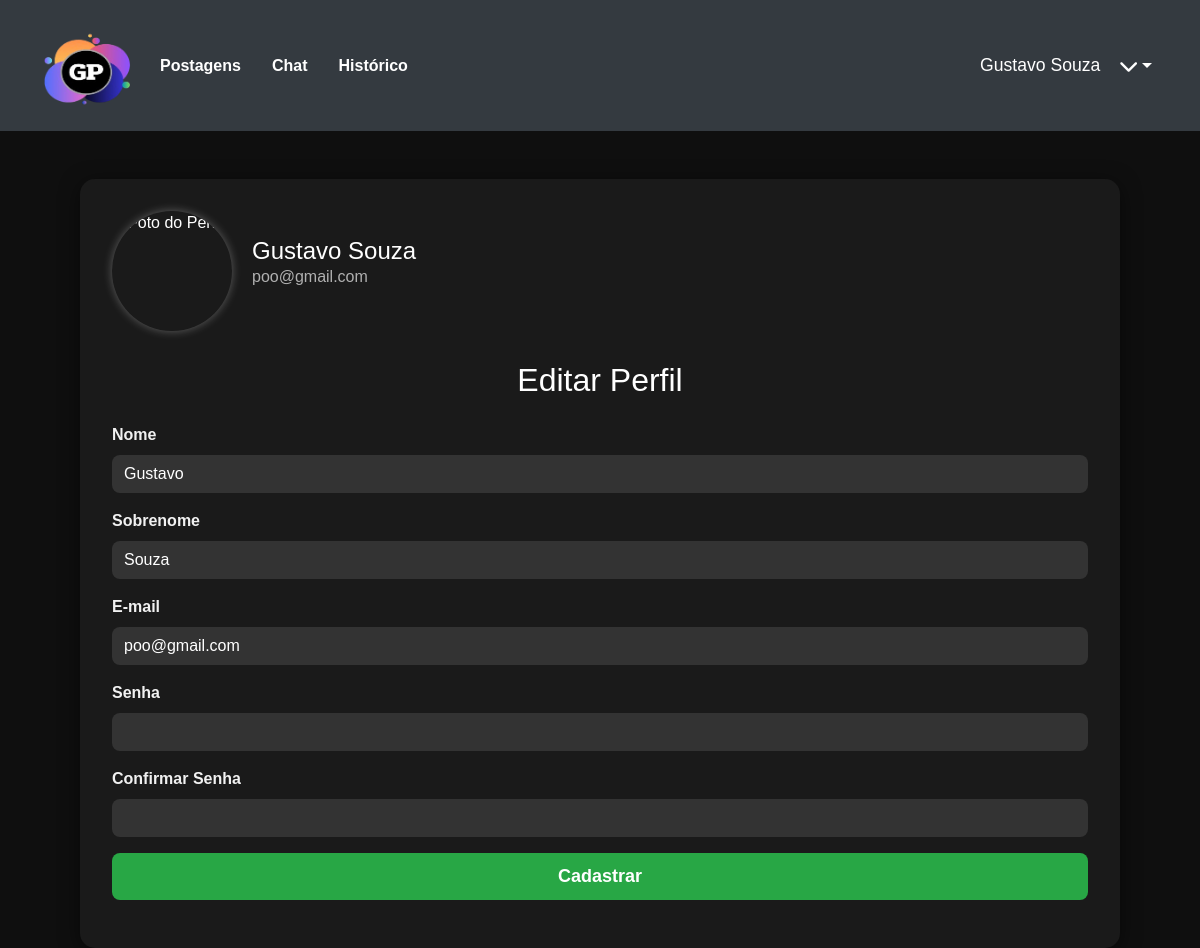
The page /profile (signed in) on the database its author committed.
### network/models.py (models this page shows)
class User(db.Model, UserMixin):
    id = db.Column(db.Integer, primary_key=True)
    nome = db.Column(db.String, nullable=True)
    sobrenome = db.Column(db.String, nullable=True)
    email = db.Column(db.String, nullable=True)
    senha = db.Column(db.String, nullable=True)
    last_login = db.Column(db.DateTime, nullable=True)
    imagem = db.Column(db.String, nullable=True, default='default.png')
    posts = db.relationship('Post', backref='user', lazy=True)
    post_comentarios = db.relationship('PostComentarios', backref='user', lazy=True)

### network/routes.py (the view, shortened to what this page needs)
@app.route('/profile', methods=['GET', 'POST'])
@login_required
def profile():
    form = UserForm()
    if request.method == 'GET':
        form.nome.data = current_user.nome
        form.sobrenome.data = current_user.sobrenome
        form.email.data = current_user.email
    dados = Post.query.order_by('cidade').all()
    context = {'dados': dados}
    return render_template('profile.html', form=form, context=context)

### network/forms.py (shortened to what this page needs)
class UserForm(FlaskForm):
    nome = StringField('Nome', validators=[DataRequired()])
    sobrenome = StringField('Sobrenome', validators=[DataRequired()])
    email = StringField('E-mail', validators=[DataRequired(), Email()])
    senha = PasswordField('Senha', validators=[DataRequired(), Length(min=6)])
    confirmacao_senha = PasswordField('Confirmar senha', validators=[DataRequired(), EqualTo('senha')])
    btnSubmit = SubmitField('Cadastrar')

### network/models.py (called while the page is built)
@login_manager.user_loader
def load_user(user_id):
    return User.query.get(user_id)

### network/templates/profile.html (shortened to what this page needs)
<!DOCTYPE html>
<html lang="en">
<head>
    <link href="https://cdn.jsdelivr.net/npm/bootstrap@5.3.3/dist/css/bootstrap.min.css" rel="stylesheet">
    <link rel="stylesheet" href="https://stackpath.bootstrapcdn.com/bootstrap/4.5.2/css/bootstrap.min.css">
    <link rel="stylesheet" href="{{ url_for('static', filename='styles/styleProfile.css') }}">
    <link rel="stylesheet" href="{{ url_for('static', filename='styles/styleHeader.css') }}">
    <link rel="stylesheet" href="https://cdnjs.cloudflare.com/ajax/libs/font-awesome/6.0.0-beta3/css/all.min.css">
</head>
<body>
    <header>
        <nav class="navbar navbar-expand-lg">
            <a class="navbar-brand" href="{{ url_for('homepage') }}">
                <img src="{{ url_for('static', filename='assets/logo.png') }}" alt="Logo" width="100">
            </a>
            <div class="collapse navbar-collapse">
                <ul class="navbar-nav mr-auto">
                    <li class="nav-item">
                        <a class="nav-link" href="{{ url_for('postagens') }}">Postagens</a>
                    </li>
                    {% if context['dados'] %}
                    <li class="nav-item">
                        <a href="{{ url_for('chat', post_id=context['dados'][0].id) }}" class="nav-link">
                            Chat
                        </a>
                    </li>
                    {% endif %}
                    <li class="nav-item">
                        <a class="nav-link" href="{{ url_for('homepage') }}">Histórico</a>
                    </li>
                </ul>
            </div>
            <div class="d-flex align-items-center">
                <span class="text-white mr-2">{{ current_user.nome }} {{ current_user.sobrenome }}</span>
                <div class="dropdown">
                    <button class="btn btn-dark dropdown-toggle" type="button" id="userDropdown" data-bs-toggle="dropdown"
                        aria-expanded="false">
                        <i class="fas fa-chevron-down"></i>
                    </button>
                </div>
            </div>
        </nav>
    </header>
    <div class="container">
        <div class="profile-header">
            <img src="{{ current_user.imagem_perfil if current_user.imagem_perfil else url_for('static', filename='default.png') }}"
                alt="Foto do Perfil">
            <div>
                <h1>{{ current_user.nome }} {{ current_user.sobrenome }}</h1>
                <p>{{ current_user.email }}</p>
            </div>
        </div>
        <h2 class="text-center mb-4">Editar Perfil</h2>
        <form method="POST" action="{{ url_for('profile') }}" enctype="multipart/form-data">
            <div class="form-group mb-3">
                <label for="nome">Nome</label>
                {{ form.nome(class="form-control") }}
            </div>
            <div class="form-group mb-3">
                <label for="sobrenome">Sobrenome</label>
                {{ form.sobrenome(class="form-control") }}
            </div>
            <div class="form-group mb-3">
                <label for="email">E-mail</label>
                {{ form.email(class="form-control") }}
            </div>
            <div class="form-group mb-3">
                <label for="senha">Senha</label>
                {{ form.senha(class="form-control") }}
            </div>
            <div class="form-group mb-3">
                <label for="confirmacao_senha">Confirmar Senha</label>
                {{ form.confirmacao_senha(class="form-control") }}
            </div>
            <div class="form-group">
                {{ form.btnSubmit(class="btn btn-primary btn-block col-12 mt-3") }}
            </div>
        </form>
    </div>
</body>
</html>

### network/static/styles/styleProfile.css (style rules this page uses)
body { background-color: #0F0F0F; color: white; font-family: Arial, sans-serif; }
.container { max-width: 65rem; margin-top: 3rem; background-color: #1A1A1A; padding: 2rem; border-radius: 15px; box-shadow: 0 4px 20px rgba(0, 0, 0, 0.5); }
.profile-header { display: flex; align-items: center; margin-bottom: 30px; }
.profile-header img { border-radius: 50%; width: 120px; height: 120px; margin-right: 20px; object-fit: cover; box-shadow: 0 0 10px rgba(255, 255, 255, 0.3); }
.profile-header h1 { margin: 0; font-size: 24px; color: #ffffff; }
.profile-header p { font-size: 16px; color: #b0b0b0; }
.form-group label { font-weight: bold; color: #f1f1f1; }
.form-control { background-color: #333; color: #ffffff; border: none; border-radius: 8px; padding: .75rem; transition: background-color 0.3s ease; }
.btn-primary { background-color: #28a745; border: none; border-radius: 8px; padding: 10px 20px; font-size: 18px; font-weight: bold; transition: background-color 0.3s ease, transform 0.2s ease; }

### network/static/styles/styleHeader.css (style rules this page uses)
header { background-color: #343a40; padding: 10px 20px; }
.navbar { display: flex; justify-content: space-between; align-items: center; }
.navbar-brand img { height: 85px; }
.navbar-nav .nav-link { color: white; font-weight: bold; margin-right: 15px; transition: color 0.3s; }
.navbar-collapse { text-align: center; }
.d-flex { margin-left: auto; align-items: center; }
.text-white { font-size: 1.1rem; margin-right: 10px; }
.dropdown-toggle { background-color: transparent; border: none; color: white; font-size: 1.2rem; display: flex; align-items: center; }

### rows shown on the page
User: nome "Gustavo", sobrenome "Souza", email "poo@gmail.com"
